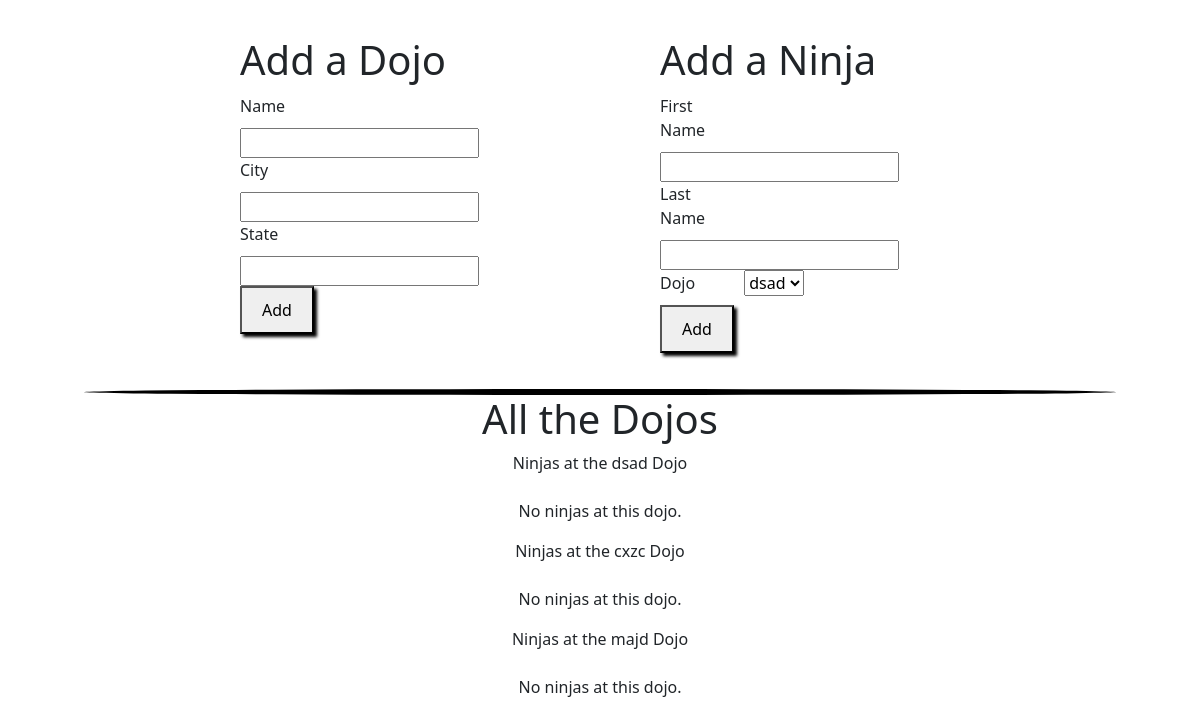
Before: / with the older database file.
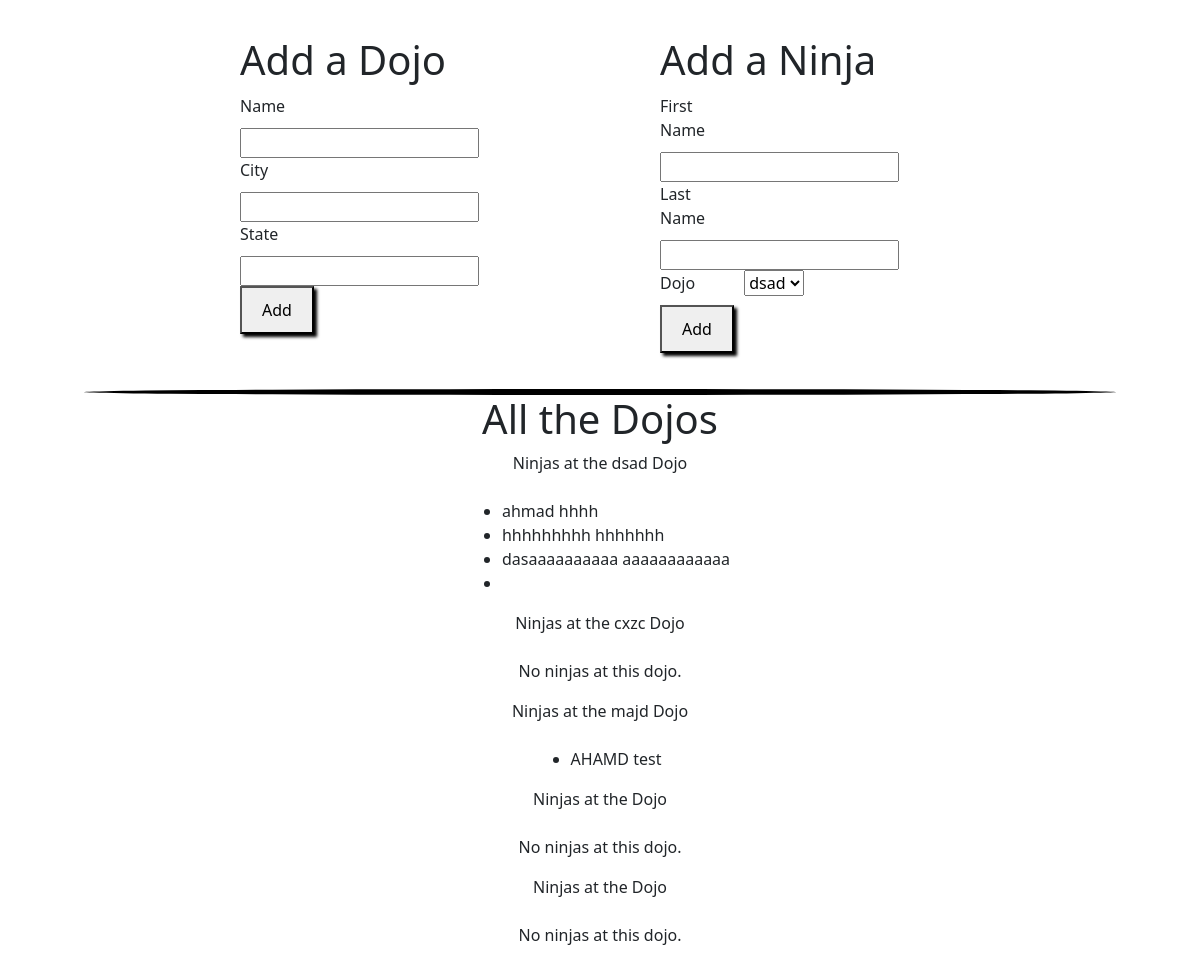
After: the same page with the newer database file.
### dojos_ninjas_with_tempelate_app/models.py (models this page shows)
class Dojo(models.Model):
    name = models.CharField(max_length=255)
    city = models.CharField(max_length=255)
    state = models.CharField(max_length=255)

class Ninja(models.Model):
    first_name = models.CharField(max_length=255)
    last_name = models.CharField(max_length=255)
    dojo = models.ForeignKey(Dojo,related_name="ninjas",on_delete=models.CASCADE)

### dojos_ninjas_with_tempelate_app/views.py (the view)
# urls.py: path('',views.index),
def index(request):
    context = {
        "dojos": Dojo.objects.all() ,
        "ninjas": Ninja.objects.all()
    }
    return render(request,'index.html',context)

### dojos_ninjas_with_tempelate_app/templates/index.html (shortened to what this page needs)
<!DOCTYPE html>
<html lang="en">
<head>
    {% load static %}
    <link rel="stylesheet" href="{%static 'css/style.css'%}">
    <link rel="stylesheet" href="{% static 'css/bootstrap.min.css' %}">
</head>
<body>
    <div class="main_container">
        <div class="top_nav">
            <h1>Add a Dojo</h1>
            <form action="/dojo_add" method="POST" class="form">
                <label>Name</label>
                <input type="text" name="name">
                <br>
                <label>City</label>
                <input type="text" name="city">
                <br>
                <label>State</label>
                <input type="text" name="state">
                <br>
                <button class="button" type="submit">Add</button>
            </form>
        </div>
        <div class="top_nav">
            <h1>Add a Ninja</h1>
            <form action="/ninja_add" method="POST" class="form">
                <label>First Name</label>
                <input type="text" name="first_name">
                <br>
                <label>Last Name</label>
                <input type="text" name="last_name">
                <br>
                <label>Dojo</label>
                <select name="dojo">
                    {% for dojo in dojos %}
                    <option value="{{ dojo.id }}">{{ dojo.name }}</option>
                    {% endfor %}
                </select>
                <br>
                <button class="button" type="submit">Add</button>
            </form>
        </div>
    </div>
    <div class="break"></div>
    <div class="bottom_container">
        <h1>All the Dojos</h1>
        {% for dojo in dojos %}
        <span>Ninjas at the {{dojo.name}} Dojo</span>
        <br>
        {% if dojo.ninjas.all %}
        <ul>
            {% for ninja in dojo.ninjas.all %}
            <li>{{ ninja.first_name }} {{ ninja.last_name }}</li>
            {% endfor %}
        </ul>
        {% else %}
        <p>No ninjas at this dojo.</p>
        {% endif %}
        {% endfor %}
    </div>
</body>
</html>

### dojos_ninjas_with_tempelate_app/static/css/style.css (style rules this page uses)
.form { width: 300px; }
.form label { display: inline-block; width: 80px; margin-bottom: 10px; }
.form button { padding: 10px 20px; }
.main_container { width:80%; margin: 3% 10%; display:flex; justify-content: space-evenly; }
.top_nav h1 { margin-bottom: 10px; }
.button { box-shadow: 3px 3px 3px black; }
.break { margin: 0 7%; height:1px; border: 3px solid black; border-radius: 70%; }
.bottom_container { display:flex; flex-direction: column; align-items: center; justify-content: center; }

Changed rows visible on the page:
shown differently, row unchanged: Dojo "dsad": no longer shows "No ninjas at this dojo."
added Ninja: first_name "ahmad", last_name "hhhh", shown under Dojo "dsad"
added Ninja: first_name "hhhhhhhhh", last_name "hhhhhhh", shown under Dojo "dsad"
added Ninja: first_name "dasaaaaaaaaaa", last_name "aaaaaaaaaaaa", shown under Dojo "dsad"
shown differently, row unchanged: Dojo "majd": no longer shows "No ninjas at this dojo."
added Ninja: first_name "AHAMD", last_name "test", shown under Dojo "majd"
added Dojo: shows "No ninjas at this dojo."
added Dojo: shows "No ninjas at this dojo."
